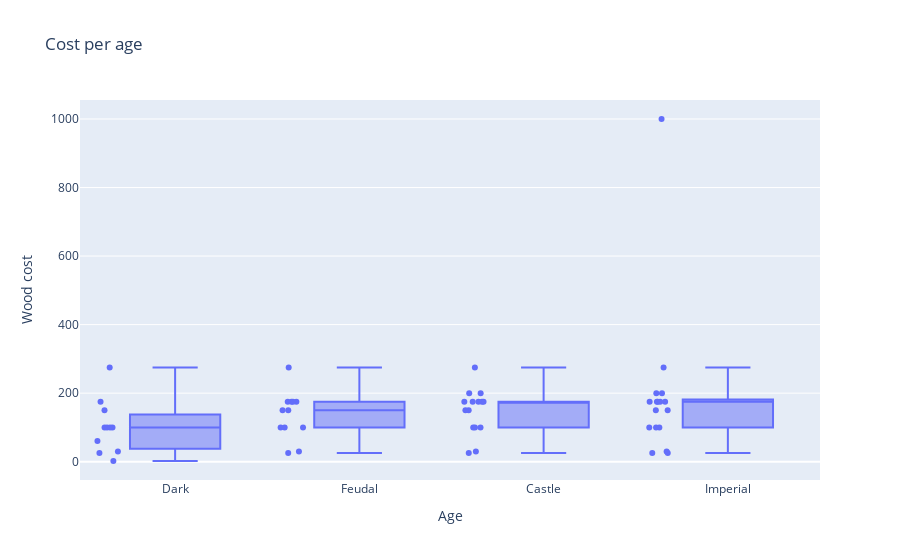

This figure's notebook cell:
### Code cell
px.box(data_frame=flattened_stru,y='cost.Wood',x='age',points='all',hover_name='name',
            title='Cost per age',labels={"age":"Age","cost.Wood":"Wood cost"})

### Figure 1 — Plotly figure (JSON) as saved in the notebook; plotly's stock layout.template omitted (floating-point values rounded to 4 significant figures)
{"data": [{"alignmentgroup": "True", "boxpoints": "all", "hovertemplate": "<b>%{hovertext}</b><br><br>Age=%{x}<br>Wood cost=%{y}<extra></extra>", "hovertext": ["Barracks", "Dock", "Farm", "Fish Trap", "House", "Lumber Camp", "Mill", "Mining Camp", "Town Center", "Archery Range", "Barracks", "Blacksmith", "Dock", "House", "Lumber Camp", "Market", "Mill", "Mining Camp", "Stable", "Town Center", "Archery Range", "Barracks", "Blacksmith", "Castle", "Dock", "House", "Lumber Camp", "Market", "Mill", "Mining Camp", "Monastery", "Siege Workshop", "Stable", "Town Center", "University", "Archery Range", "Barracks", "Blacksmith", "Dock", "House", "Lumber Camp", "Market", "Mill", "Mining Camp", "Monastery", "Siege Workshop", "Stable", "Town Center", "University", "Wonder", "Outpost", "Palisade Wall", "Gate", "Stone Wall", "Watch Tower", "Fortified Wall", "Guard Tower", "Bombard Tower", "Keep"], "legendgroup": "", "marker": {"color": "#636efa"}, "name": "", "notched": false, "offsetgroup": "", "orientation": "v", "showlegend": false, "type": "box", "x": ["Dark", "Dark", "Dark", "Dark", "Dark", "Dark", "Dark", "Dark", "Dark", "Feudal", "Feudal", "Feudal", "Feudal", "Feudal", "Feudal", "Feudal", "Feudal", "Feudal", "Feudal", "Feudal", "Castle", "Castle", "Castle", "Castle", "Castle", "Castle", "Castle", "Castle", "Castle", "Castle", "Castle", "Castle", "Castle", "Castle", "Castle", "Imperial", "Imperial", "Imperial", "Imperial", "Imperial", "Imperial", "Imperial", "Imperial", "Imperial", "Imperial", "Imperial", "Imperial", "Imperial", "Imperial", "Imperial", "Dark", "Dark", "Feudal", "Feudal", "Feudal", "Castle", "Castle", "Imperial", "Imperial"], "x0": " ", "xaxis": "x", "y": [175, 150, 60, 100, 30, 100, 100, 100, 275, 175, 175, 150, 150, 30, 100, 175, 100, 100, 175, 275, 175, 175, 150, null, 150, 30, 100, 175, 100, 100, 175, 200, 175, 275, 200, 175, 175, 150, 150, 30, 100, 175, 100, 100, 175, 200, 175, 275, 200, 1000, 25, 2, null, null, 25, null, 25, 25, 25], "y0": " ", "yaxis": "y"}], "layout": {"boxmode": "group", "legend": {"tracegroupgap": 0}, "title": {"text": "Cost per age"}, "xaxis": {"anchor": "y", "domain": [0, 1], "title": {"text": "Age"}}, "yaxis": {"anchor": "x", "domain": [0, 1], "title": {"text": "Wood cost"}}}}
